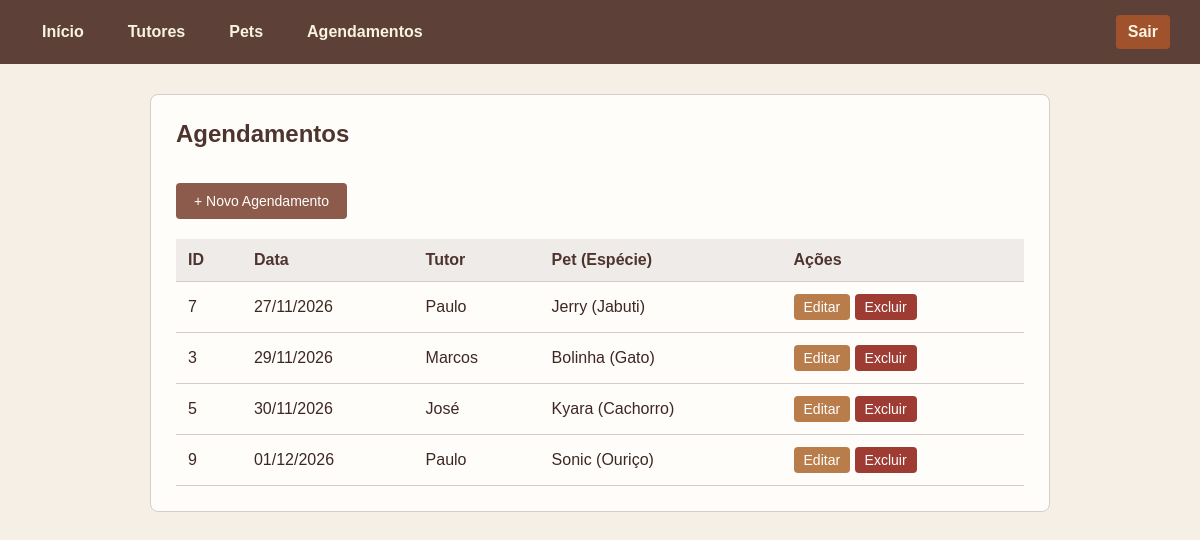
/simulado/agendamento/index.php (signed in), run on the app's committed database.
### tables this page shows
CREATE TABLE `agendamento` (
  `id_agendamento` int(11) NOT NULL,
  `data` date NOT NULL,
  `id_tutor` int(11) NOT NULL,
  `id_pet` int(11) NOT NULL
);

CREATE TABLE `tutor` (
  `id_tutor` int(11) NOT NULL,
  `nome` varchar(100) NOT NULL,
  `cpf` varchar(255) NOT NULL,
  `senha` varchar(255) NOT NULL
);

CREATE TABLE `pet` (
  `id_pet` int(11) NOT NULL,
  `nome` varchar(100) NOT NULL,
  `especie` varchar(50) NOT NULL,
  `id_tutor` int(11) NOT NULL
);

### simulado/agendamento/index.php (the view, shortened to what this page needs)
<?php
require_once '../conexao.php';
$sql = "SELECT a.id_agendamento, a.data, t.nome AS nome_tutor, p.nome AS nome_pet, p.especie
        FROM agendamento a
        INNER JOIN tutor t ON a.id_tutor = t.id_tutor
        INNER JOIN pet p ON a.id_pet = p.id_pet
        ORDER BY a.data ASC";
$result = $conn->query($sql);
?>
<!DOCTYPE html>
<html lang="pt-BR">
<head>
    <link rel="stylesheet" href="../css/estilo.css">
</head>
<body>
    <nav class="navbar">
        <a href="/simulado/index.php">Início</a>
        <a href="/simulado/tutor/index.php">Tutores</a>
        <a href="/simulado/pet/index.php">Pets</a>
        <a href="/simulado/agendamento/index.php">Agendamentos</a>
        <a href="/simulado/logout.php" class="btn-sair">Sair</a>
    </nav>
    <div class="container">
        <h2>Agendamentos</h2>
        <a href="criar.php" class="btn">+ Novo Agendamento</a>
        <table>
            <tr>
                <th>ID</th>
                <th>Data</th>
                <th>Tutor</th>
                <th>Pet (Espécie)</th>
                <th>Ações</th>
            </tr>
            <?php while ($row = $result->fetch_assoc()): ?>
            <tr>
                <td><?= $row['id_agendamento'] ?></td>
                <td><?= date('d/m/Y', strtotime($row['data'])) ?></td>
                <td><?= htmlspecialchars($row['nome_tutor']) ?></td>
                <td><?= htmlspecialchars($row['nome_pet']) ?> (<?= htmlspecialchars($row['especie']) ?>)</td>
                <td>
                    <a href="editar.php?id=<?= $row['id_agendamento'] ?>" class="btn btn-editar">Editar</a>
                    <a href="excluir.php?id=<?= $row['id_agendamento'] ?>" class="btn btn-excluir" onclick="return confirm('Cancelar este agendamento?')">Excluir</a>
                </td>
            </tr>
            <?php endwhile; ?>
        </table>
    </div>
</body>
</html>

### simulado/css/estilo.css (style rules this page uses)
* { box-sizing: border-box; font-family: Arial, Helvetica, sans-serif; margin: 0; padding: 0; }
body { background-color: #F5EFE6; color: #3E2723; }
.navbar { background-color: #5D4037; padding: 15px 30px; display: flex; gap: 20px; align-items: center; }
.navbar a { color: #FAF3E0; text-decoration: none; font-weight: bold; padding: 8px 12px; border-radius: 4px; }
.navbar .btn-sair { margin-left: auto; background-color: #A0522D; }
.container { max-width: 900px; margin: 30px auto; background-color: #FFFDF9; padding: 25px; border-radius: 8px; border: 1px solid #D7CCC8; }
h1, h2 { color: #4E342E; margin-bottom: 20px; }
button, .btn { display: inline-block; margin-top: 15px; padding: 10px 18px; background-color: #8D5B4C; color: #FFFFFF; border: none; border-radius: 4px; cursor: pointer; text-decoration: none; font-size: 14px; }
.btn-editar { background-color: #B87D4B; padding: 5px 10px; margin-top: 0; }
.btn-excluir { background-color: #9E3B33; padding: 5px 10px; margin-top: 0; }
table { width: 100%; border-collapse: collapse; margin-top: 20px; }
th, td { padding: 12px; border-bottom: 1px solid #D7CCC8; text-align: left; }
th { background-color: #EFEBE9; color: #4E342E; }

### data on the page
agendamento: id_agendamento "7", data "27/11/2026", id_tutor.nome "Paulo", id_pet.nome "Jerry", id_pet.especie "Jabuti"
agendamento: id_agendamento "3", data "29/11/2026", id_tutor.nome "Marcos", id_pet.nome "Bolinha", id_pet.especie "Gato"
agendamento: id_agendamento "5", data "30/11/2026", id_tutor.nome "José", id_pet.nome "Kyara", id_pet.especie "Cachorro"
agendamento: id_agendamento "9", data "01/12/2026", id_tutor.nome "Paulo", id_pet.nome "Sonic", id_pet.especie "Ouriço"
